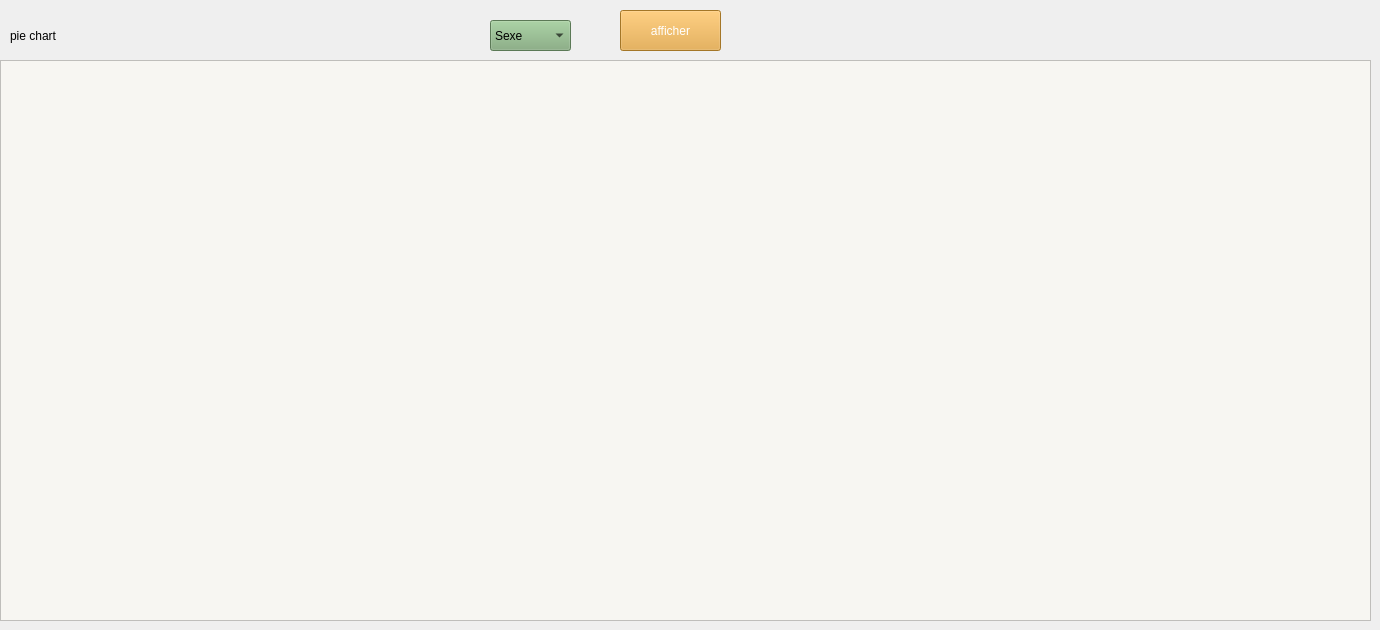
      <widget class="QWidget" name="tab_pie_2">
       <attribute name="title">
        <string>Tab 1</string>
       </attribute>
       <widget class="QPushButton" name="afficher_pie_2">
        <property name="geometry">
         <rect>
          <x>620</x>
          <y>10</y>
          <width>101</width>
          <height>41</height>
         </rect>
        </property>
        <property name="styleSheet">
         <string notr="true">QPushButton {
    background-color: #E6A537;
	color: rgb(255, 255, 255);
}

QPushButton:hover {
    background-color: rgb(127, 170, 121);
	color:  #E6A537;
	border-color: rgb(255, 170, 0);
}</string>
        </property>
        <property name="text">
         <string>afficher</string>
        </property>
       </widget>
       <widget class="QComboBox" name="comboBox_critere_pie_2">
        <property name="geometry">
         <rect>
          <x>490</x>
          <y>20</y>
          <width>81</width>
          <height>31</height>
         </rect>
        </property>
        <property name="styleSheet">
         <string notr="true">background-color: rgb(127, 170, 121);</string>
        </property>
        <item>
         <property name="text">
          <string>Sexe</string>
         </property>
        </item>
        <item>
         <property name="text">
          <string>Année</string>
         </property>
        </item>
        <item>
         <property name="text">
          <string>Adresse</string>
         </property>
        </item>
       </widget>
       <widget class="QGraphicsView" name="graphicsView_pie_2">
        <property name="geometry">
         <rect>
          <x>0</x>
          <y>60</y>
          <width>1371</width>
          <height>561</height>
         </rect>
        </property>
        <property name="styleSheet">
         <string notr="true">background-color: rgb(247, 246, 242);</string>
        </property>
       </widget>
       <widget class="QLabel" name="label_11">
        <property name="geometry">
         <rect>
          <x>10</x>
          <y>20</y>
          <width>261</width>
          <height>31</height>
         </rect>
        </property>
        <property name="text">
         <string>pie chart</string>
        </property>
       </widget>
      </widget>
